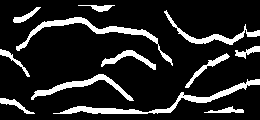
%> input picture FvrQuryPicsEllbp/001-2/001-2-3.bmp, 260 x 120 px
$ octave --eval "result = F_qualityAssessment(imread('FvrQuryPicsEllbp/001-2/001-2-3.bmp'));"   (GNU Octave 9; MATLAB toolbox functions it lacks are replaced by stand-ins)
%> lines starting %> are read from the running program, lines starting %| are printed output that depends on the picture; in (x1, y1, x2, y2) boxes, pixels count from 0 and x2, y2 are one past the last pixel; in counts of white or black regions, pixels touching at a corner belong together; the program's own positions count from 1
### F_qualityScore.m
function  qualityScore  = F_qualityScore(im)
% 评价图像的质量
% 对梯度分数, 对比度分数, 以及信息熵做Frank三角范数融合.

    if ndims(im) == 3
        im = rgb2gray(im);
    end
    if ~isa(im, 'double')
        im = double(im);
    end


    %gaussian filter
    im = round(imgaussfilt(im));

    %initial values
    [im_h, im_w] = size(im);
    nBlocks = 0;
    j_11 = 0;
    j_12 = 0;
    j_22 = 0;
    k_i = 0;
    C_j = 0;

    %% 梯度信息以及对比度信息
    blockSize = 8;
    for iRow = 1: blockSize :im_h-blockSize
        for iCol= 1: blockSize :im_w-blockSize
            nBlocks = nBlocks + 1;%number of blocks

            %当前图像子块
            imBlock = im(iRow:iRow+blockSize-1, iCol:iCol+blockSize-1);

            %计算当前子块的对比度分数, 并累加所有块的对比度分数
            meanValue = mean(imBlock(:)) ;
            equalMat = (imBlock == meanValue);
            C_j = C_j + sqrt(sum(sum(imBlock-meanValue).^2)/blockSize^2) ;%contrast score

            if sum(equalMat(:)) == blockSize^2
                %如果block中各元素全部相同(例如,所有元素全为5)
                k_i = k_i + 0 ;
            else

                %%求解当前子块的梯度, 并累加所有子块的梯度
                %matlab 求解矩阵梯度的方式是中值差分,(边缘应该就是相邻元素直接相减)
                [g_x, g_y] = gradient(imBlock);

                j_11 = sum(sum(g_x.^2))/blockSize^2    ;
                j_12 = sum(sum(g_x.*g_y))/blockSize^2 ;
                j_21 = j_12 ;
                j_22 = sum(sum(g_y.^2))/blockSize^2    ;

                J = [j_11, j_12;j_21, j_22];

                lambda_1 = 0.5*(trace(J) + sqrt( trace(J)^2 - 4 * det(J))) ;
                lambda_2 = 0.5*(trace(J) - sqrt( trace(J)^2 - 4 * det(J))) ;

                k_i = k_i + (lambda_2 - lambda_1)^2 / (lambda_2 + lambda_1)^2 ;%gradient score

            end

            if isnan(k_i)
                error('子块的梯度值为非数');
            end

        end
    end
    gradientScore = k_i/nBlocks;
    contrastScore = C_j/nBlocks;

    %% information entropy
    a = zeros(256, 1);
    for iPixel = 1 : numel(im)
            a(im(iPixel)+1) = a(im(iPixel)+1) + 1;
    end
    pb =  a/sum(a);
    pb(pb == 0) = [] ;%delete the possibility which is 0;
    inforEntropy = sum(- pb.*(log(pb)/log(2)))  ;


    %frank 三角范数融合
    p = 0.4;
    frankScore_GI = F_frankScore(gradientScore, inforEntropy, p);
    frankScore_GIC = F_frankScore(frankScore_GI, contrastScore, p);

    qualityScore = abs(frankScore_GIC);

end


### F_frankScore.m
function frankScore = F_frankScore(score_1, score_2, p)

%fusing two scores by frank norm
    if p<= 0
        error('p must be a positive number')
    end

    tempVar_a = ((p.^score_1-1).*(p.^score_2-1))/(p-1) ;
    frankScore = log(1 + tempVar_a) / log(p)  ;

end

### F_qualityAssessment.m
function result = F_qualityAssessment(im)
%image quality assessment based on
%contrast score, gradient score,infromation entropy


%input:     ROI of image
%output:   result     {good, medium, bad}

%% Description:
 %

%%
    if ~isa(im, 'double')
        im = double(im);
%> im: size 120x260 double; values 0 (black) and 1 (white), 14.3% white; 12 white regions, largest, box (x1, y1, x2, y2) and area: (53, 79, 260, 114) 1035, (16, 17, 173, 66) 904, (31, 74, 134, 101) 594
    end

    %delete the disturbance
    im(1:5, :) = [];  im(end-4:end, :) = [];
%> after `im(1:5, :) = []`:
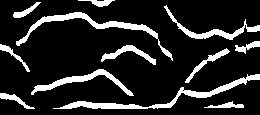
%> im: size 115x260 double; values 0 (black) and 1 (white), 15% white; 12 white regions, largest, box (x1, y1, x2, y2) and area: (53, 74, 260, 109) 1035, (16, 12, 173, 61) 904, (31, 69, 134, 96) 594
%> after `im(end-4:end, :) = []`:
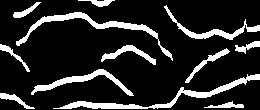
%> im: size 110x260 double; values 0 (black) and 1 (white), 15.6% white; 12 white regions, largest, box (x1, y1, x2, y2) and area: (53, 74, 260, 109) 1035, (16, 12, 173, 61) 904, (31, 69, 134, 96) 594
    im(:, 1:10) = [];    im(:, end-9:end) = [];
%> after `im(:, 1:10) = []`:
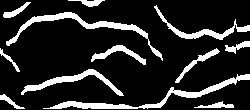
%> im: size 110x250 double; values 0 (black) and 1 (white), 15.8% white; 12 white regions, largest, box (x1, y1, x2, y2) and area: (43, 74, 250, 109) 1035, (6, 12, 163, 61) 904, (21, 69, 124, 96) 594
%> after `im(:, end-9:end) = []`:
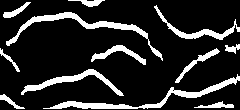
%> im: size 110x240 double; values 0 (black) and 1 (white), 15.9% white; 12 white regions, largest, box (x1, y1, x2, y2) and area: (43, 74, 240, 109) 980, (6, 12, 163, 61) 904, (21, 69, 124, 96) 594

    [~, im_w] = size(im);
%> im_w = 240


    part_1 = im(:,  1:floor(im_w/3));
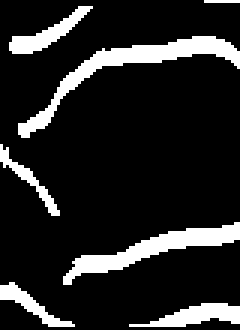
%> part_1: size 110x80 double (shown 3 times larger); values 0 (black) and 1 (white), 14.5% white; 7 white regions (1 under 20 px), largest, box (x1, y1, x2, y2) and area: (6, 12, 80, 46) 430, (21, 74, 80, 95) 343, (43, 101, 80, 109) 156, (3, 2, 31, 18) 142, (0, 94, 25, 109) 106, (0, 48, 20, 72) 91
    part_2 = im(:,  floor(im_w/3):floor(im_w/3)*2);
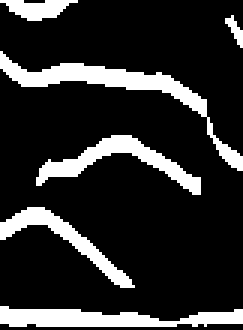
%> part_2: size 110x81 double (shown 3 times larger); values 0 (black) and 1 (white), 17.3% white; 6 white regions, box (x1, y1, x2, y2) and area: (0, 17, 81, 57) 466, (0, 102, 81, 109) 367, (12, 45, 67, 65) 315, (0, 69, 45, 96) 257, (0, 0, 26, 7) 109, (75, 5, 81, 16) 29
    part_3 = im(:,  floor(im_w/3)*2:end);
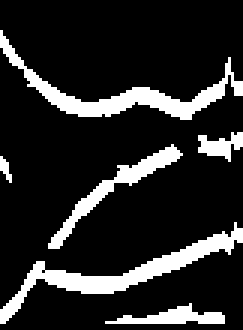
%> part_3: size 110x81 double (shown 3 times larger); values 0 (black) and 1 (white), 15.7% white; 6 white regions (1 under 20 px), largest, box (x1, y1, x2, y2) and area: (0, 74, 81, 108) 468, (0, 10, 81, 40) 456, (16, 48, 61, 83) 243, (35, 101, 75, 108) 134, (66, 44, 81, 54) 81

    %results of Frank score
    qualityScore_1 = F_qualityScore(part_1);
%> after the loop in F_qualityScore, `for iRow = 1: blockSize :im_h-blockSize`: C_j = 16.75; J = [0.00781 0.00781; 0.00781 0.0625]; g_x = [0 0 0 0 0 0 0 0; 0 0 0 0 0 0 0 0; 0 0 0 0 0 0 0 0; 0 0 0 0 0 0 0 0; 0 0 0 0 0 0 0 0; 0 0 0.5 0.5 0 0 0 0; 0 0 0 0 0 0 0 0; 0 0 0 0 0 0 0 0]; g_y = [0 0 0 0 0 0 0 0; 0 0 0 0 0 0 0 0; 0 0 0 0 0 0 0 0; 0 0 0 0 0 0 0 0; 0 0 0 0.5 0.5 0.5 0.5 0.5; 0.5 0.5 0.5 0.5 0.5 0.5 0.5 0.5; 0.5 0.5 0.5 0 0 0 0 0; 0 0 0 0 0 0 0 0]; j_11 = 0.00781; j_22 = 0.0625; k_i = 25.65; lambda_1 = 0.0636; lambda_2 = 0.00672; nBlocks = 117
%> in F_qualityScore, `gradientScore = k_i/nBlocks;`: gradientScore = 0.219
%> in F_qualityScore, `contrastScore = C_j/nBlocks;`: contrastScore = 0.143
%> after the loop in F_qualityScore, `for iPixel = 1 : numel(im)`: a = 256 values, max 7520 at index 1, min 0 at index 3, mean 34.38
%> in F_qualityScore, `pb =  a/sum(a);`: pb = 256 values, max 0.855 at index 1, min 0 at index 3, mean 0.00391
%> in F_qualityScore, `inforEntropy = sum(- pb.*(log(pb)/log(2)))  ;`: inforEntropy = 0.598
%> in F_frankScore, `tempVar_a = ((p.^score_1-1).*(p.^score_2-1))/(p-1) ;`: tempVar_a = -0.128
%> in F_frankScore, `frankScore = log(1 + tempVar_a) / log(p)  ;`: frankScore = 0.149
%> in F_qualityScore, `frankScore_GIC = F_frankScore(frankScore_GI, contrastScore, p);`: frankScore_GIC = 0.029
%> qualityScore_1 = 0.029
    qualityScore_2 = F_qualityScore(part_2);
%> qualityScore_2 = 0.0362
    qualityScore_3 = F_qualityScore(part_3);
%> qualityScore_3 = 0.0303


    qualityScore = [qualityScore_1, qualityScore_2, qualityScore_3];
%> qualityScore = [0.029 0.0362 0.0303]

% [8 lines of commented-out code are left out]
    result = qualityScore;
%> result = [0.029 0.0362 0.0303]

end

$ run again, on FvrQuryPicsEllbp/001-2/001-2-4.bmp
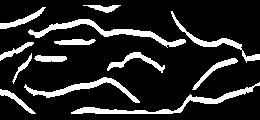
%> input picture FvrQuryPicsEllbp/001-2/001-2-4.bmp, 260 x 120 px
%> in F_qualityAssessment, `im(:, 1:10) = []`:
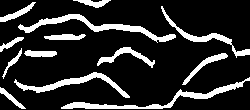
%> im: size 110x250 double; values 0 (black) and 1 (white), 16.7% white; 13 white regions, largest, box (x1, y1, x2, y2) and area: (18, 14, 176, 43) 894, (61, 77, 250, 109) 892, (14, 72, 130, 98) 644
%> part_1: size 110x80 double; values 0 (black) and 1 (white), 19.6% white; 10 white regions (1 under 20 px), largest, box (x1, y1, x2, y2) and area: (14, 78, 80, 93) 359, (18, 14, 80, 33) 343, (0, 2, 36, 22) 197
%> part_2: size 110x81 double; values 0 (black) and 1 (white), 17.9% white; 6 white regions, box (x1, y1, x2, y2) and area: (0, 14, 81, 43) 471, (0, 102, 81, 109) 337, (18, 47, 76, 68) 324, (0, 72, 51, 98) 291, (0, 0, 32, 8) 143, (0, 34, 7, 40) 26
%> in F_qualityAssessment, `part_3 = im(:,  floor(im_w/3)*2:end);`:
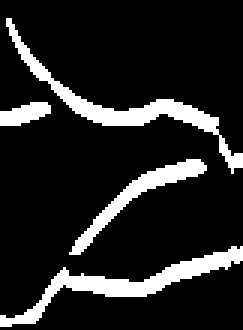
%> part_3: size 110x81 double (shown 3 times larger); values 0 (black) and 1 (white), 13.9% white; 4 white regions, box (x1, y1, x2, y2) and area: (2, 6, 81, 58) 446, (0, 82, 81, 109) 438, (23, 53, 69, 85) 260, (0, 34, 17, 42) 91
%> after the loop in F_qualityScore, `for iRow = 1: blockSize :im_h-blockSize`: C_j = 20.5; J = [0.00781 0.00781; 0.00781 0.0391]; g_x = [0 0 0 0 0 0 0 0; 0 0 0 0 0 0 0 0; 0 0 0 0 0 0 0 0; 0 0 0 0 0 0 0 0; 0 0 0 0 0 0 0 0; 0 0 0 0 0 0 0 0; 0 0 0 0 0 0 0 0; 0 0 0 0 0 0.5 0.5 0]; g_y = [0 0 0 0 0 0 0 0; 0 0 0 0 0 0 0 0; 0 0 0 0 0 0 0 0; 0 0 0 0 0 0 0 0; 0 0 0 0 0 0 0 0; 0 0 0 0 0 0 0 0; 0 0 0 0 0 0 0.5 0.5; 0 0 0 0 0 0 1 1]; j_11 = 0.00781; j_22 = 0.0391; k_i = 31.49; lambda_1 = 0.0409; lambda_2 = 0.00597; nBlocks = 117
%> gradientScore = 0.269
%> contrastScore = 0.175
%> after the loop in F_qualityScore, `for iPixel = 1 : numel(im)`: a = 256 values, max 7079 at index 1, min 0 at index 3, mean 34.38
%> pb = 256 values, max 0.804 at index 1, min 0 at index 3, mean 0.00391
%> inforEntropy = 0.713
%> tempVar_a = -0.175
%> frankScore = 0.21
%> frankScore_GIC = 0.0482
%> qualityScore_2 = 0.0263
%> qualityScore_3 = 0.0296
%> in F_qualityAssessment, `qualityScore = [qualityScore_1, qualityScore_2, qualityScore_3];`: qualityScore = [0.0482 0.0263 0.0296]

$ run again, on FvrQuryPicsEllbp/001-2/001-2-5.bmp
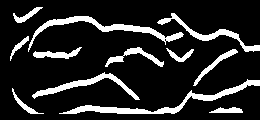
%> input picture FvrQuryPicsEllbp/001-2/001-2-5.bmp, 260 x 120 px
%> in F_qualityAssessment, `im(:, 1:10) = []`:
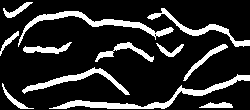
%> im: size 110x250 double; values 0 (black) and 1 (white), 17.1% white; 12 white regions, largest, box (x1, y1, x2, y2) and area: (49, 74, 250, 109) 1081, (18, 11, 174, 47) 906, (22, 67, 130, 95) 613
%> part_1: size 110x80 double; values 0 (black) and 1 (white), 17% white; 7 white regions, largest, box (x1, y1, x2, y2) and area: (18, 11, 80, 47) 360, (22, 74, 80, 94) 332, (23, 42, 72, 54) 260
%> part_2: size 110x81 double; values 0 (black) and 1 (white), 17.7% white; 6 white regions (1 under 20 px), largest, box (x1, y1, x2, y2) and area: (0, 12, 81, 40) 477, (0, 100, 81, 109) 428, (16, 42, 75, 62) 320, (0, 67, 51, 95) 287, (68, 13, 81, 20) 58
%> in F_qualityAssessment, `part_3 = im(:,  floor(im_w/3)*2:end);`:
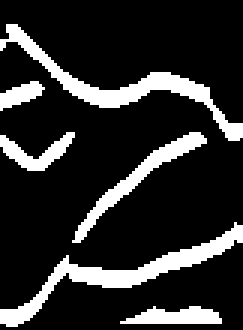
%> part_3: size 110x81 double (shown 3 times larger); values 0 (black) and 1 (white), 17.4% white; 6 white regions, box (x1, y1, x2, y2) and area: (0, 74, 81, 109) 473, (0, 8, 81, 47) 467, (24, 44, 69, 81) 252, (40, 102, 74, 108) 142, (0, 44, 25, 57) 133, (0, 27, 15, 37) 81
%> after the loop in F_qualityScore, `for iRow = 1: blockSize :im_h-blockSize`: C_j = 20.12; J = [0.0352 0.0234; 0.0234 0.0781]; g_x = [0 0 0 0 0 0 0 0; 0 0 0 0 0 0 0 0; 0 0 0 0 0 0 0 0; 0 0 0 0 0 0 0 0; 0 0 0 0 0 0 0 0; 0 0 0 0 0 0.5 0.5 0; 0 0 0.5 0.5 0 0 0 0; 1 0.5 0 0 0 0 0 0]; g_y = [0 0 0 0 0 0 0 0; 0 0 0 0 0 0 0 0; 0 0 0 0 0 0 0 0; 0 0 0 0 0 0 0 0; 0 0 0 0 0 0 0.5 0.5; 0 0 0 0.5 0.5 0.5 0.5 0.5; 0 0.5 0.5 0.5 0.5 0.5 0 0; 0 1 1 0 0 0 0 0]; j_11 = 0.0352; j_12 = 0.0234; j_22 = 0.0781; k_i = 31.8; lambda_1 = 0.0884; lambda_2 = 0.0248; nBlocks = 117
%> gradientScore = 0.272
%> contrastScore = 0.172
%> after the loop in F_qualityScore, `for iPixel = 1 : numel(im)`: a = 256 values, max 7306 at index 1, min 0 at index 3, mean 34.38
%> pb = 256 values, max 0.83 at index 1, min 0 at index 3, mean 0.00391
%> inforEntropy = 0.657
%> tempVar_a = -0.166
%> frankScore = 0.198
%> frankScore_GIC = 0.045
%> qualityScore_2 = 0.0367
%> qualityScore_3 = 0.0366
%> in F_qualityAssessment, `qualityScore = [qualityScore_1, qualityScore_2, qualityScore_3];`: qualityScore = [0.045 0.0367 0.0366]
